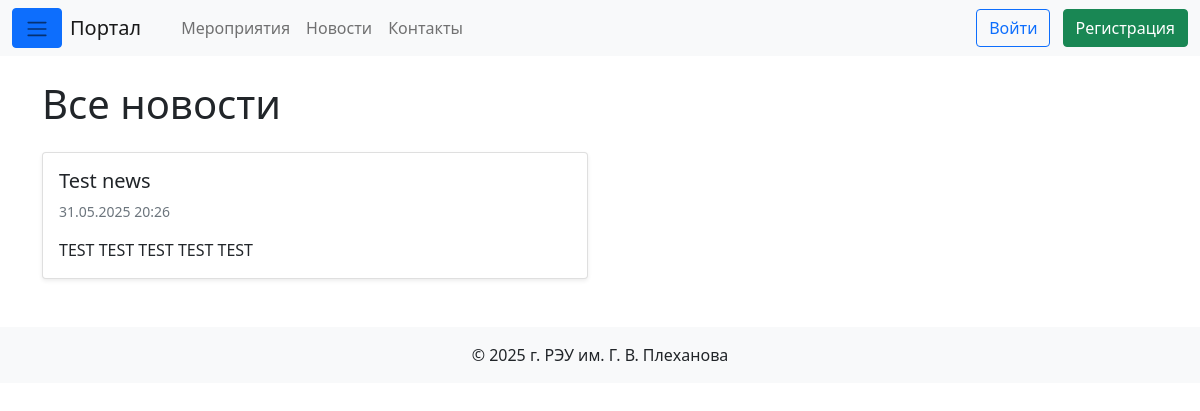
The page /news/ on the database as committed earlier.
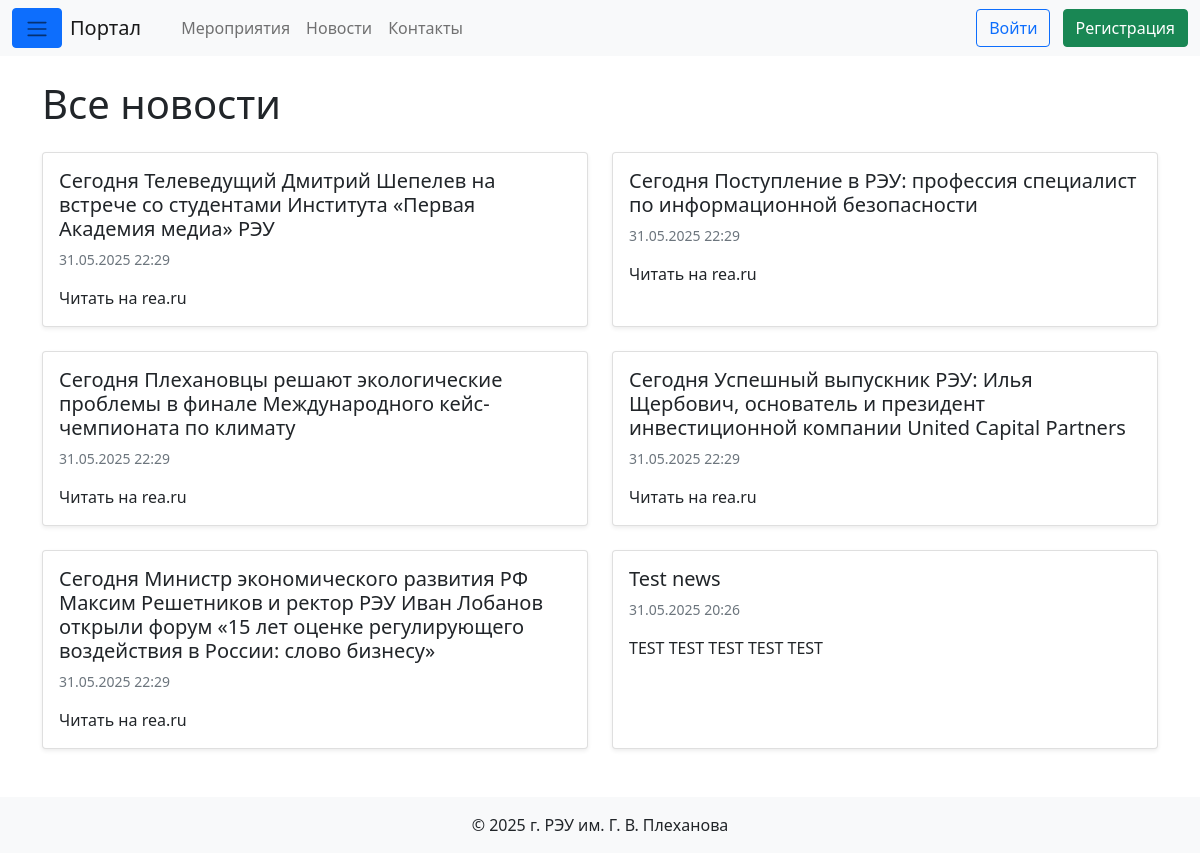
The same page on the database as committed later.
### portal/models.py (models this page shows, shortened)
class News(models.Model):
    title     = models.CharField(_("Заголовок новости"), max_length=200)
    body      = models.TextField(_("Текст новости"))
    published = models.DateTimeField(
        _("Дата и время публикации"),
        default=timezone.now,
        help_text=_("Будет установлено текущее время"),
    )
    class Meta:
        ordering = ("-published",)
        verbose_name = _("Новость")
        verbose_name_plural = _("Новости")

### portal/views.py (the view)
# urls.py: path("news/", views.NewsListView.as_view(),      name="news"),
class NewsListView(ListView):
    model = News
    template_name = "portal/news_list.html"
    paginate_by = 10
    context_object_name = "news_list"
    def get_queryset(self):
        qs = super().get_queryset().order_by("-published")
        q = self.request.GET.get("q")
        if q:
            qs = qs.filter(Q(title__icontains=q) | Q(body__icontains=q))
        return qs

### templates/portal/news_list.html (shortened to what this page needs)
{% extends "base.html" %}
{% block content %}
<h1 class="mb-4">Все новости</h1>
<div class="row row-cols-1 row-cols-md-2 g-4">
{% for n in news_list %}
  <div class="col">
    <article class="card h-100 shadow-sm">
      {% with n.body|safe as html %}
        {% firstof html|safe|cut:"'" "" as raw %}
      {% endwith %}
      <div class="card-body">
        <h5 class="card-title">
          <a href="{% url 'portal:news_detail' n.pk %}"
             class="stretched-link text-decoration-none link-dark">
            {{ n.title }}
          </a>
        </h5>
        <p class="card-text small text-muted">
          {{ n.published|date:"d.m.Y H:i" }}
        </p>
        <p class="card-text">
          {{ n.body|striptags|truncatewords:40 }}
        </p>
      </div>
    </article>
  </div>
{% empty %}
  <p class="text-muted">Новостей пока нет.</p>
{% endfor %}
</div>
{% endblock %}

Rows that differ between the two databases and show on the page:
added News: title "Сегодня Телеведущий Дмитрий Шепелев на встрече со студентами Института «Первая Академия медиа» РЭУ", published "31.05.2025 22:29", body "Читать на rea.ru"
added News: title "Сегодня Поступление в РЭУ: профессия специалист по информационной безопасности", published "31.05.2025 22:29", body "Читать на rea.ru"
added News: title "Сегодня Плехановцы решают экологические проблемы в финале Международного кейс-чемпионата по климату", published "31.05.2025 22:29", body "Читать на rea.ru"
added News: title "Сегодня Успешный выпускник РЭУ: Илья Щербович, основатель и президент инвестиционной компании United Capital Partners", published "31.05.2025 22:29", body "Читать на rea.ru"
added News: title "Сегодня Министр экономического развития РФ Максим Решетников и ректор РЭУ Иван Лобанов открыли форум «15 лет оценке регулирующего воздействия в России: слово бизнесу»", published "31.05.2025 22:29", body "Читать на rea.ru"
